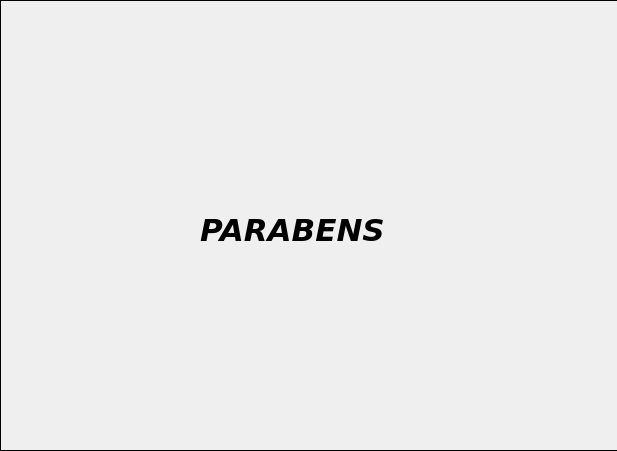
<?xml version="1.0" encoding="UTF-8"?>
<ui version="4.0">
 <class>Janela2</class>
 <widget class="QDialog" name="Janela2">
  <property name="geometry">
   <rect>
    <x>0</x>
    <y>0</y>
    <width>617</width>
    <height>451</height>
   </rect>
  </property>
  <property name="windowTitle">
   <string>Dialog</string>
  </property>
  <widget class="QLabel" name="lbl_imagem">
   <property name="geometry">
    <rect>
     <x>0</x>
     <y>0</y>
     <width>621</width>
     <height>451</height>
    </rect>
   </property>
   <property name="frameShape">
    <enum>QFrame::Panel</enum>
   </property>
   <property name="text">
    <string/>
   </property>
   <property name="scaledContents">
    <bool>true</bool>
   </property>
  </widget>
  <widget class="QLabel" name="label">
   <property name="geometry">
    <rect>
     <x>200</x>
     <y>190</y>
     <width>201</width>
     <height>81</height>
    </rect>
   </property>
   <property name="font">
    <font>
     <family>DejaVu Sans</family>
     <pointsize>23</pointsize>
     <weight>75</weight>
     <italic>true</italic>
     <bold>true</bold>
    </font>
   </property>
   <property name="frameShape">
    <enum>QFrame::NoFrame</enum>
   </property>
   <property name="text">
    <string>PARABENS</string>
   </property>
  </widget>
 </widget>
 <resources/>
 <connections/>
</ui>
